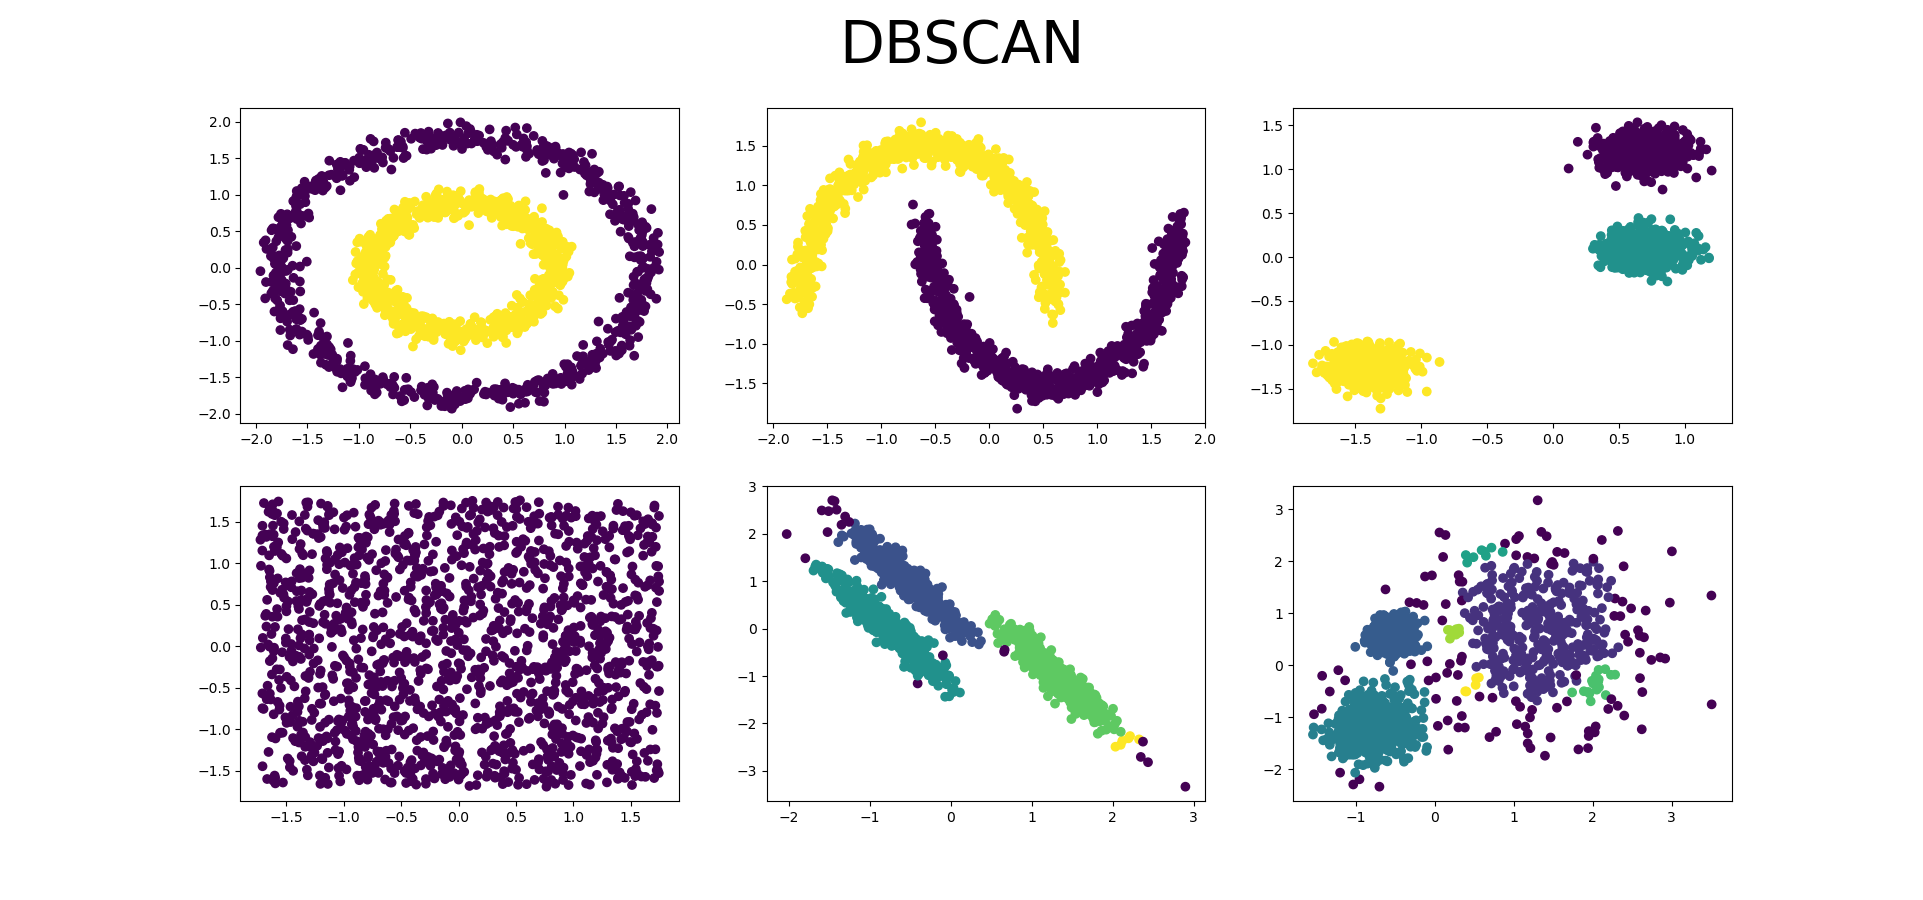

Recreate this plot in Python.
#%matplotlib auto
import numpy as np
import matplotlib.pyplot as plt
from sklearn import cluster, datasets, mixture, metrics
from sklearn.preprocessing import StandardScaler

#----------------------------Crear dataset ejemplo---------------------------

np.random.seed(0)
n_samples = 1500
X = 6* [None]

#Circulos concentricos
Xtemp, _ = datasets.make_circles(n_samples = n_samples, factor=.5, noise=0.05)
X[0]  = StandardScaler().fit_transform(Xtemp)

# Lunas
Xtemp, _ = datasets.make_moons(n_samples = n_samples, noise=0.05)
X[1]  = StandardScaler().fit_transform(Xtemp)

# Blobs
Xtemp, _ = datasets.make_blobs(n_samples = n_samples, random_state=8)
X[2]  = StandardScaler().fit_transform(Xtemp)

# Plano sin agrupaciones
Xtemp = np.random.rand(n_samples,2)
X[3]  = StandardScaler().fit_transform(Xtemp)

# Blobs con deformacion anisotróipica
Xtemp, _ = datasets.make_blobs(n_samples = n_samples, random_state=170)
Xtemp = np.dot(Xtemp,[[0.6,-0.6],[-0.4,0.8]])
X[4]  = StandardScaler().fit_transform(Xtemp)

# Blobs con diferentes varianzas
Xtemp, _ = datasets.make_blobs(n_samples = n_samples, random_state=40,
                               cluster_std=[1.0,2.5,0.5])
X[5]  = StandardScaler().fit_transform(Xtemp)

n_clusters = [2,2,3,3,3,3]

#----------------------------------------------------------------------------

##Tecnicas de agrupación
#Guardar como lista vacia
y=[]
eps = [0.3,0.3,0.3,0.3,0.15,0.18] #Dencidad de cada clusster
for c, x, e in zip(n_clusters, X,eps):
    model = cluster.DBSCAN(eps = e)
    model.fit(x)
    if hasattr(model, 'labels_'):
        y.append(model.labels_.astype(np.int))
    else:y.append(model.predict(x))
        
##Dibujar
plt.figure(figsize= (27,9))
#bASADO EN DNESIDAD, NO NECESITA CONOCER LOS CLUSTERS A PRIORI DE LA EJECUCION
plt.suptitle('DBSCAN', fontsize=42)
for i in range(6):
    ax = plt.subplot(2,3,i+1)
    ax.scatter(X[i][:,0],X[i][:,1], c = y[i])
